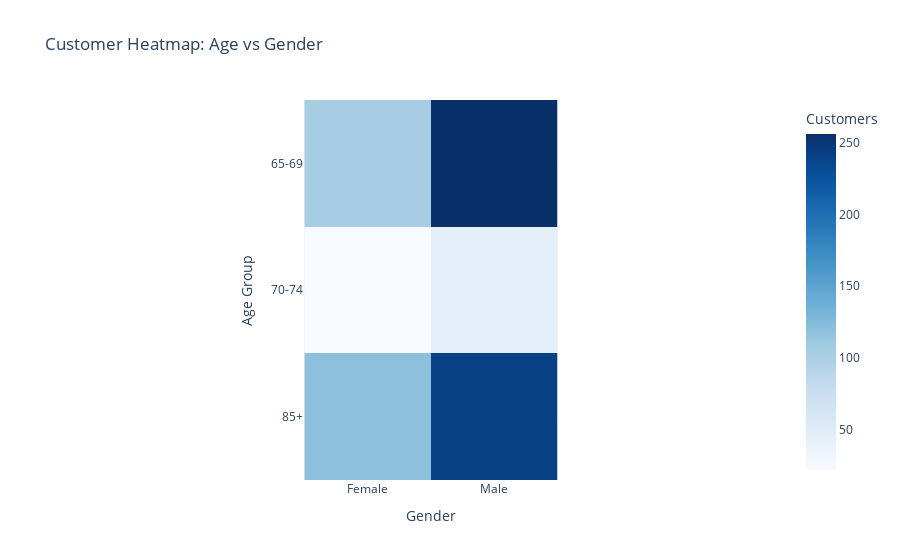

Here is the notebook cell this chart was saved with:
### Markdown cell above
This will allow the visualisation of the customer concentration patterns across age groups and genders at the same time, this allows a deeper understanding of insights beyond the basic counts.

### Code cell
elderly_df = pd.read_csv('../dataset/clean/elderly_customers.csv')

elderly_df['Age_Group'] = pd.cut(
    elderly_df['age'],
    bins=age_bins,
    labels=age_labels,
    right=False,
    include_lowest=True
).astype(str)


elderly_df['Age_Group'].replace('nan', age_labels[-1], inplace=True)


counts = elderly_df.groupby(['Age_Group', 'gender']).size().unstack(fill_value=0)

fig = px.imshow(counts,
                title='Customer Heatmap: Age vs Gender',
                color_continuous_scale='Blues',
                labels={'x': 'Gender', 'y': 'Age Group', 'color': 'Customers'})

fig.show()

### Figure 1 — Plotly figure (JSON) as saved in the notebook; plotly's stock layout.template omitted (floating-point values rounded to 4 significant figures)
{"data": [{"coloraxis": "coloraxis", "hovertemplate": "Gender: %{x}<br>Age Group: %{y}<br>Customers: %{z}<extra></extra>", "name": "0", "type": "heatmap", "x": ["Female", "Male"], "xaxis": "x", "y": ["65-69", "70-74", "85+"], "yaxis": "y", "z": [[104, 256], [22, 45], [120, 241]]}], "layout": {"coloraxis": {"colorbar": {"title": {"text": "Customers"}}, "colorscale": [[0, "rgb(247,251,255)"], [0.125, "rgb(222,235,247)"], [0.25, "rgb(198,219,239)"], [0.375, "rgb(158,202,225)"], [0.5, "rgb(107,174,214)"], [0.625, "rgb(66,146,198)"], [0.75, "rgb(33,113,181)"], [0.875, "rgb(8,81,156)"], [1, "rgb(8,48,107)"]]}, "title": {"text": "Customer Heatmap: Age vs Gender"}, "xaxis": {"anchor": "y", "constrain": "domain", "domain": [0, 1], "scaleanchor": "y", "title": {"text": "Gender"}}, "yaxis": {"anchor": "x", "autorange": "reversed", "constrain": "domain", "domain": [0, 1], "title": {"text": "Age Group"}}}}
